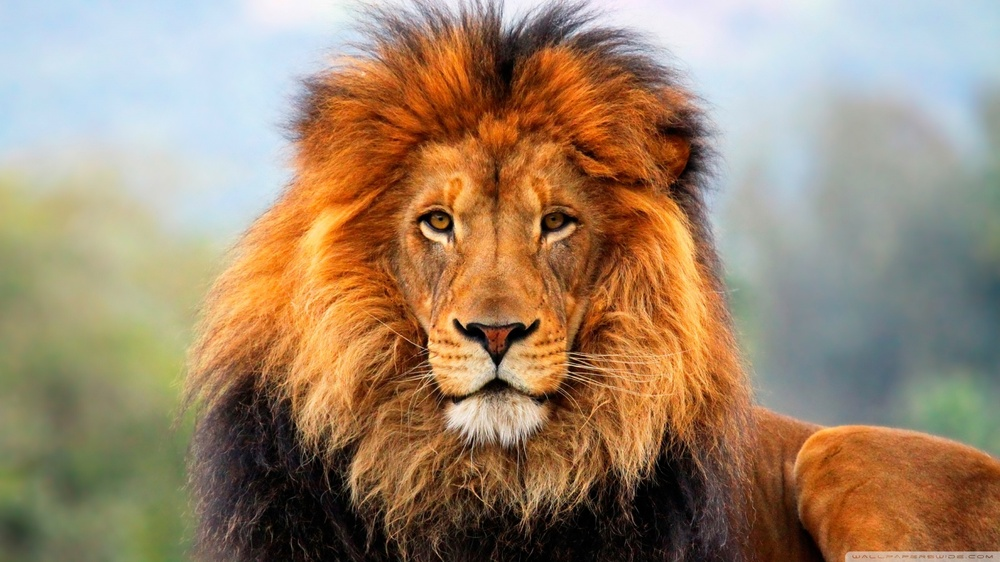
//> input picture assets/lion.jpg, 1000 x 562 px, shrunk from 1600 x 900 before the run
$ ./main ../assets/lion.jpg   (built with g++ and OpenCV 4)
//> lines starting //> are read from the running program, lines starting //| are printed output that depends on the picture
### flip/header.h
cv::Mat flip_H(cv::Mat);
cv::Mat flip_V(cv::Mat);

### flip/flip.cpp
#include <opencv2/core.hpp>
#include <opencv2/imgcodecs.hpp>
#include <opencv2/highgui.hpp>
#include <opencv2/imgproc.hpp>
#include <opencv2/opencv.hpp>
#include <opencv2/videoio.hpp>
#include <iostream>
#include <stdio.h>

using namespace std;
using namespace cv;

cv::Mat flip_H(cv::Mat img)
{
    Mat imgflip_h = img.clone();
    int i, j, k;

    if (img.channels() == 3)
    {
        for(i = 0; i < img.rows; i++)
        {
            for(j = 0; j < img.cols; j++)
            {
                imgflip_h.at<Vec3b>(i,j) = img.at<Vec3b>(i,img.cols - (j + 1));
            }
        }
    }

    if (img.channels() == 1)
    {
        for(i = 0; i < img.rows; i++)
        {
            for(j = 0; j < img.cols; j++)
            {
                imgflip_h.at<uchar>(i,j) = img.at<uchar>(i,img.cols - (j + 1));
            }
        }
    }
    return imgflip_h;
}

cv::Mat flip_V(cv::Mat img)
{
    Mat imgflip_v = img.clone();
    int i, j;

    if (img.channels() == 3)
    {
        for(i = 0; i < img.rows; i++)
        {
            for(j = 0; j < img.cols; j++)
            {
                imgflip_v.at<Vec3b>(i,j) = img.at<Vec3b>(img.rows - (i + 1), j);
            }
        }
    }

    if (img.channels() == 1)
    {
        for(i = 0; i < img.rows; i++)
        {
            for(j = 0; j < img.cols; j++)
            {
                imgflip_v.at<uchar>(i,j) = img.at<uchar>(img.rows - (i + 1), j);
            }
        }
    }
    return imgflip_v;
}

### flip/main.cpp
#include <opencv2/core.hpp>
#include <opencv2/imgcodecs.hpp>
#include <opencv2/highgui.hpp>
#include <opencv2/imgproc.hpp>
#include <opencv2/opencv.hpp>
#include <opencv2/videoio.hpp>
#include <iostream>
#include <stdio.h>

#include "header.h"

using namespace std;
using namespace cv;

int main(int argc, char** argv)
{
    string path = argv[1];


    Mat img = imread(path);
//> img is the input picture: 562 rows x 1000 cols, CV_8UC3; mean B, G, R 108.4, 133.9, 157.9

    Mat imgHori, imgVert, imgGray;

    cvtColor(img, imgGray, COLOR_BGR2GRAY);
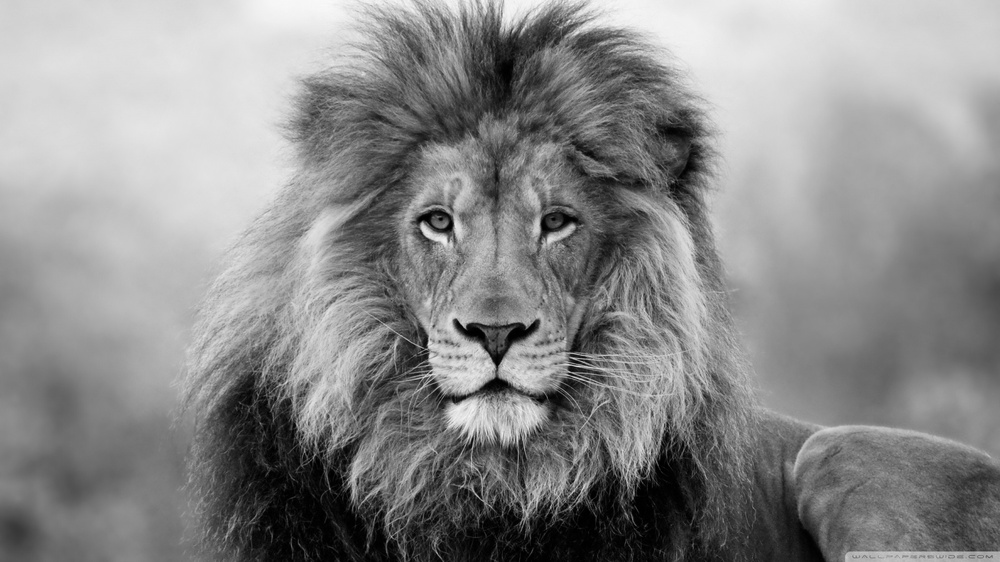
//> imgGray: 562 rows x 1000 cols, CV_8UC1; min 0, max 249, mean 138.1


    imshow("Original Image", img);
    imshow("Horizontally Flipped Image", flip_H(img));
//> after the loop in flip_H, `for(i = 0; i < img.rows; i++)`:
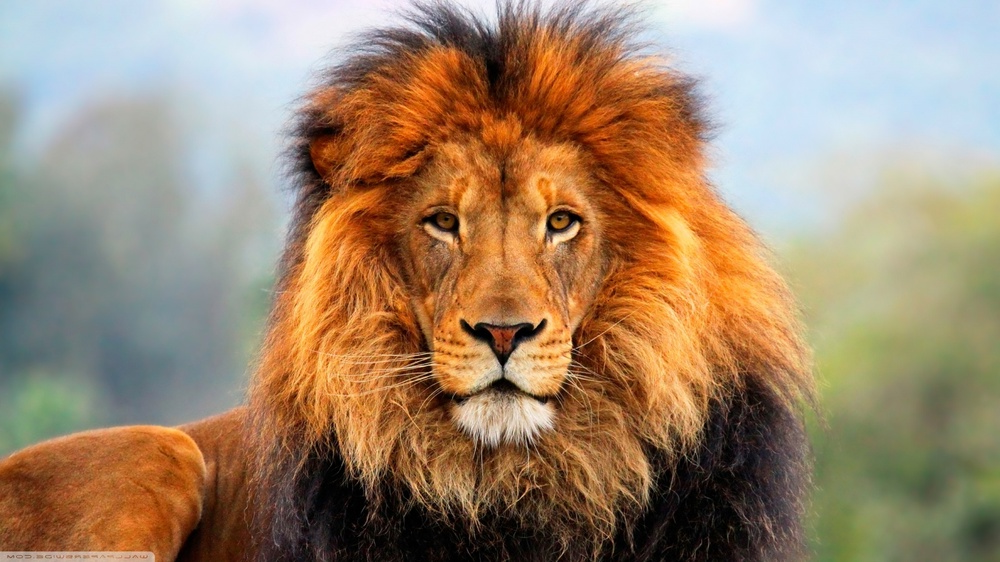
//> imgflip_h: 562 rows x 1000 cols, CV_8UC3; mean B, G, R 108.4, 133.9, 157.9
    imshow("Vertically Flipped Image", flip_V(img));
//> after the loop in flip_V, `for(i = 0; i < img.rows; i++)`:
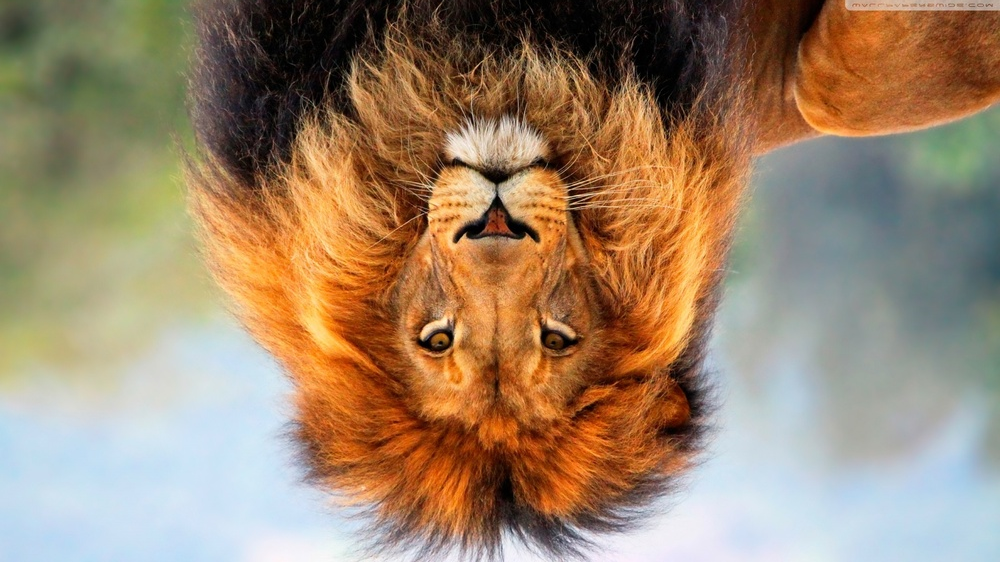
//> imgflip_v: 562 rows x 1000 cols, CV_8UC3; mean B, G, R 108.4, 133.9, 157.9

    imshow("Horizontally Flipped Image (Gray)", flip_H(imgGray));
//> after the loop in flip_H (call 2), `for(i = 0; i < img.rows; i++)`:
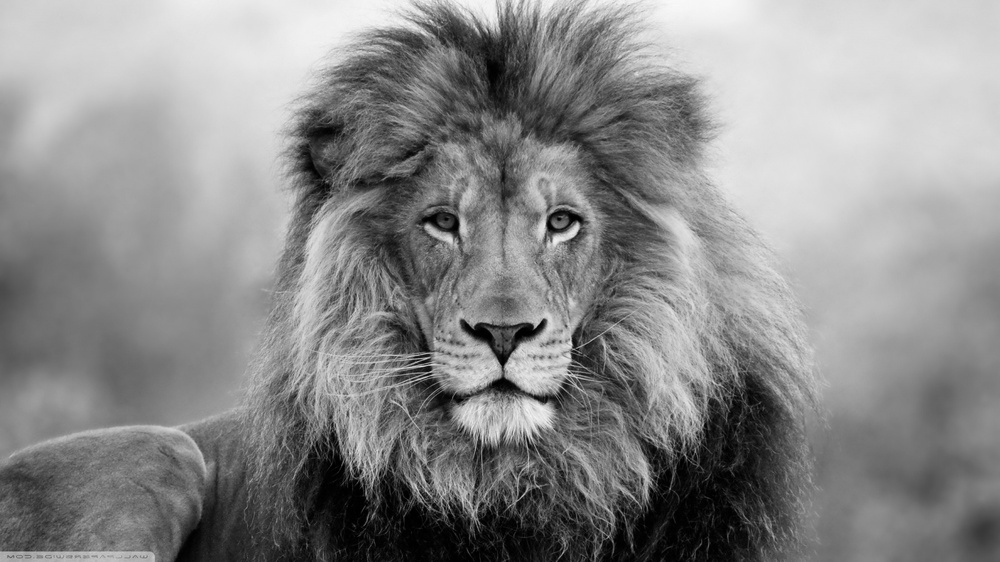
//> imgflip_h: 562 rows x 1000 cols, CV_8UC1; min 0, max 249, mean 138.1
    imshow("Vertically Flipped Image (Gray)", flip_V(imgGray));
//> after the loop in flip_V (call 2), `for(i = 0; i < img.rows; i++)`:
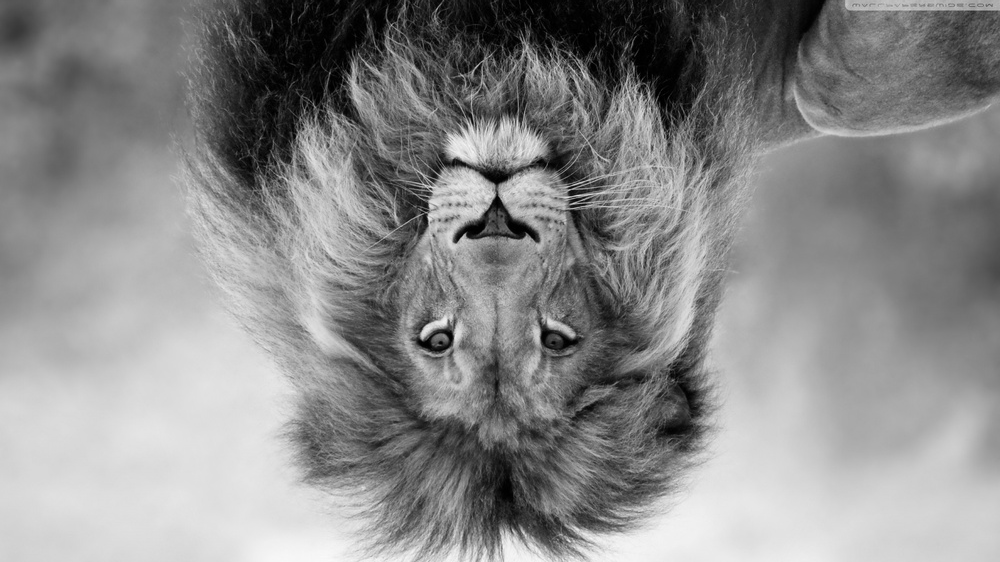
//> imgflip_v: 562 rows x 1000 cols, CV_8UC1; min 0, max 249, mean 138.1

    waitKey(0);
    return 0;
}

$ run again, on assets/room.jpg
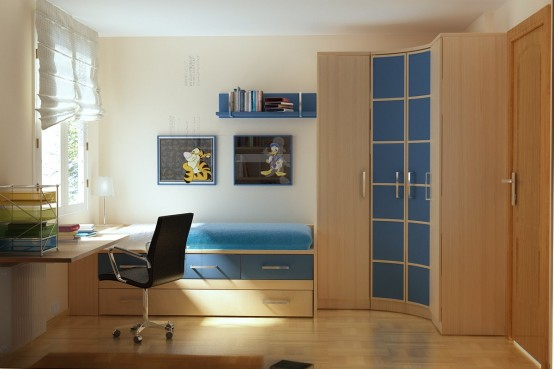
//> input picture assets/room.jpg, 554 x 369 px
//> img is the input picture: 369 rows x 554 cols, CV_8UC3; mean B, G, R 109.8, 131.4, 147.1
//> after the loop in flip_H (call 2), `for(i = 0; i < img.rows; i++)`:
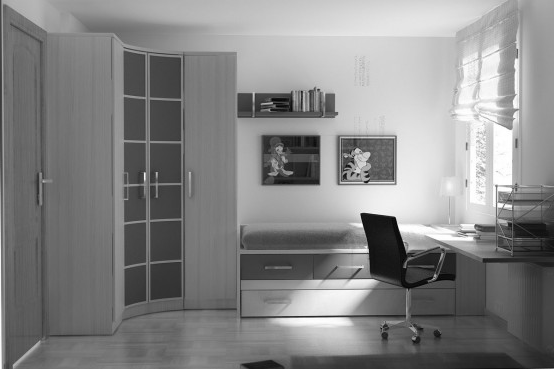
//> imgflip_h: 369 rows x 554 cols, CV_8UC1; min 1, max 255, mean 133.7
//> after the loop in flip_V (call 2), `for(i = 0; i < img.rows; i++)`:
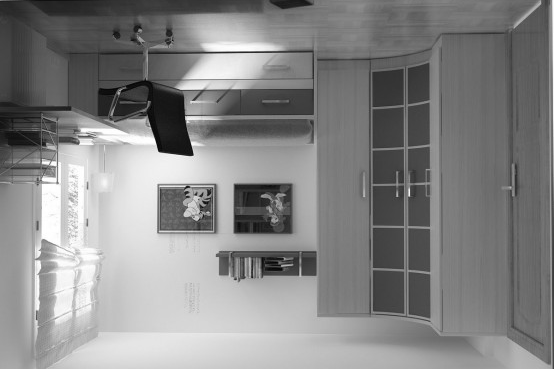
//> imgflip_v: 369 rows x 554 cols, CV_8UC1; min 1, max 255, mean 133.7
